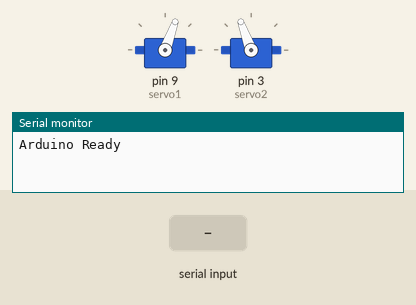
Bench run of a sketch on a simulated Arduino Uno, built with avr-gcc and run on an emulated ATmega328P. On the bench: 2 × servo, the last lines printed to the serial monitor. The inputs (shaded band) are chosen by the test bench.

Above: at 1.2 s.
1.3 s: "S:,45\n" received over Serial
At 2.4 s:
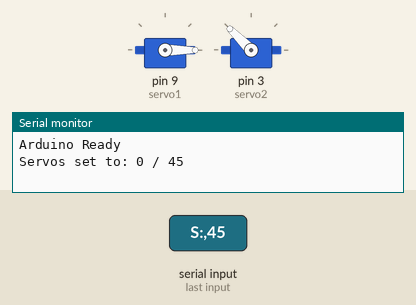
2.8 s: "S:\n" received over Serial
4.3 s: "90,45\n" received over Serial
Timing chart, 0 to 7.3 s (numbered marks = the images above; inputs shaded):
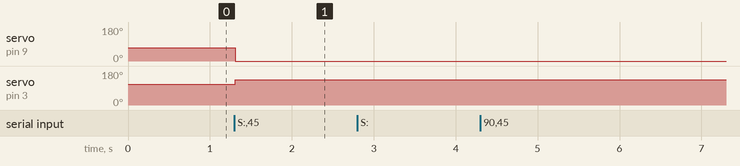

The sketch:

SerialControll.ino
```cpp
#include <Servo.h>

Servo servo1;
Servo servo2;

String inputBuffer = "";

const int defaultAngle = 70;

void setup() {
  Serial.begin(9600);
  servo1.attach(9);
  servo2.attach(3);
  servo1.write(defaultAngle);
  servo2.write(180 - defaultAngle);
  Serial.println("Arduino Ready");
}

void loop() {
  while (Serial.available()) {
    char inChar = (char)Serial.read();
    if (inChar == '\n') {
      processCommand(inputBuffer);
      inputBuffer = ""; // Clear buffer
    } else {
      inputBuffer += inChar;
    }
  }
}

void processCommand(String input) {
  input.trim();

  if (input.startsWith("S:")) {
    input = input.substring(2); // Remove 'S:'
    int commaIndex = input.indexOf(',');

    if (commaIndex != -1) {
      String angle1Str = input.substring(0, commaIndex);
      String angle2Str = input.substring(commaIndex + 1);

      int angle1 = constrain(angle1Str.toInt(), 0, 180);
      int angle2 = constrain(angle2Str.toInt(), 0, 180);

      servo1.write(angle1);
      servo2.write(180 - angle2); // invert if needed

      Serial.println("Servos set to: " + String(angle1) + " / " + String(angle2));
    } else {
      Serial.println("Invalid format. Use: S:angle1,angle2");
    }
  } else {
    Serial.println("Unknown command: " + input);
  }
}
```

Measured:
- after the input at 1.3 s, servo on pin 9 (servo1): 70° → 0° at once; servo on pin 3 (servo2): 110° → 135° at once
